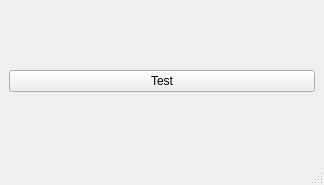
<?xml version="1.0" encoding="UTF-8"?>
<ui version="4.0">
 <class>ihm_EEPROM_CPU</class>
 <widget class="QMainWindow" name="ihm_EEPROM_CPU">
  <property name="geometry">
   <rect>
    <x>0</x>
    <y>0</y>
    <width>324</width>
    <height>185</height>
   </rect>
  </property>
  <property name="windowTitle">
   <string>MainWindow</string>
  </property>
  <widget class="QWidget" name="centralwidget">
   <layout class="QGridLayout" name="gridLayout">
    <item row="0" column="0">
     <widget class="QPushButton" name="pushButton">
      <property name="text">
       <string>Test</string>
      </property>
     </widget>
    </item>
   </layout>
  </widget>
  <widget class="QMenuBar" name="menubar">
   <property name="geometry">
    <rect>
     <x>0</x>
     <y>0</y>
     <width>324</width>
     <height>18</height>
    </rect>
   </property>
  </widget>
  <widget class="QStatusBar" name="statusbar"/>
 </widget>
 <resources/>
 <connections/>
</ui>
